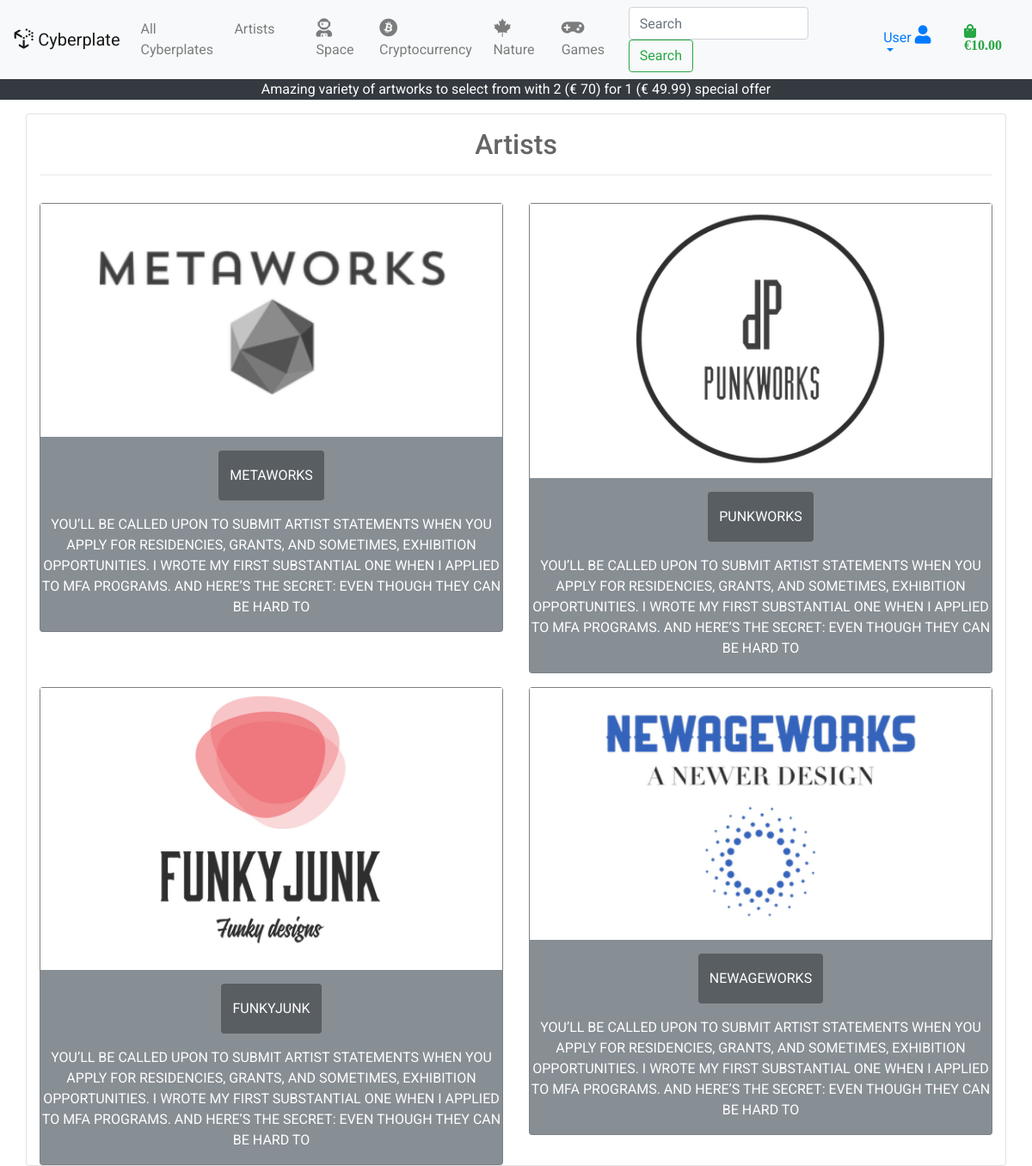
Page /products/artists/ on the committed database.
### products/models.py (models this page shows)
class Artist(models.Model):
    name = models.CharField(max_length=30)
    display_name = models.CharField(max_length=30)
    artist_description = models.TextField(max_length=250,
                                          null=True, blank=True)
    image_url = models.URLField(null=True, blank=True, max_length=1000)
    image = models.ImageField(null=True, blank=True)
    artist_key = models.IntegerField(null=True, blank=True)
    artist_tags = models.TextField(max_length=300,
                                   null=True, blank=True)
    def __str__(self):
        return self.display_name

### products/views.py (the view)
# urls.py: path('artists/', views.artists, name='artists'),
def artists(request):
    all_artists = Artist.objects.all()
    print(f'All artists: {all_artists}')
    context = {
        'all_artists': all_artists,
    }
    return render(request, 'products/artists.html', context)

### shopping_bag/context.py (called while the page is built, shortened)
def bag_contents(request):
    bag_items = []
    total = 0
    product_count = 0
    bag = request.session.get('bag', {})
    if total < settings.FREE_DELIVERY_THRESHOLD:
        delivery = 10
        free_delivery_delta = settings.FREE_DELIVERY_THRESHOLD - total
    else:
        delivery = 0
        free_delivery_delta = 0
    grand_total = delivery + total
    context = {
        'bag_items': bag_items,
        'total': total,
        'product_count': product_count,
        'delivery': delivery,
        'free_delivery_delta': free_delivery_delta,
        'free_delivery_threshold': settings.FREE_DELIVERY_THRESHOLD,
        'grand_total': grand_total,
    }
    return context

### products/templates/products/artists.html (shortened to what this page needs)
{% extends "base.html" %}
{% load static %}
{% block content %}
<div class="container h-100">
  <div class="row h-100">
    <div class="col-12 card">
      <div class="row">
        <div class="col text-black logo-font text-center mt-3">
          <h2>Artists</h2>
          <hr>
        </div>
      </div>
      <div class="row">
        {% for artist in all_artists %}
        <div class="col-lg-6 col-sm-12">
          <div class="card bg-secondary border-3 mt-3 text-white text-uppercase text-center">
            <img src="{{ MEDIA_URL }}{{ artist.image }}" alt="{{ artist.name }}">
            <p class="text-center">
              <a href="{% url 'artist_view' artist.id %}" class="btn bg-dark rounded-3 py-3 text-white mt-3">{{ artist.name }}</a>
            </p>
            <p class="text-center">
              {{ artist.artist_description }}
            </p>
          </div>
        </div>
        {% endfor %}
      </div>
    </div>
  </div>
</div>
{% endblock %}

### static/css/base.css (style rules this page uses)
html { height: 100%; font-family: 'Roboto', sans-serif; }
body { background: url('../../media/ms4background.jpg') no-repeat center center fixed; background-size: cover; height: calc(100vh - 164px); color: #555; font-family: 'Roboto', sans-serif; }
.card { opacity: 0.9 }

### rows in the picture
Artist: image (picture), name "METAWORKS", artist_description "YOU’LL BE CALLED UPON TO SUBMIT ARTIST STATEMENTS WHEN YOU APPLY FOR RESIDENCIES, GRANTS, AND SOMETIMES, EXHIBITION OPPORTUNITIES. I WROTE MY FIRST SUBSTANTIAL ONE WHEN I APPLIED TO MFA PROGRAMS. AND HERE’S THE SECRET: EVEN THOUGH THEY CAN BE HARD TO"
Artist: image (picture), name "PUNKWORKS", artist_description "YOU’LL BE CALLED UPON TO SUBMIT ARTIST STATEMENTS WHEN YOU APPLY FOR RESIDENCIES, GRANTS, AND SOMETIMES, EXHIBITION OPPORTUNITIES. I WROTE MY FIRST SUBSTANTIAL ONE WHEN I APPLIED TO MFA PROGRAMS. AND HERE’S THE SECRET: EVEN THOUGH THEY CAN BE HARD TO"
Artist: image (picture), name "FUNKYJUNK", artist_description "YOU’LL BE CALLED UPON TO SUBMIT ARTIST STATEMENTS WHEN YOU APPLY FOR RESIDENCIES, GRANTS, AND SOMETIMES, EXHIBITION OPPORTUNITIES. I WROTE MY FIRST SUBSTANTIAL ONE WHEN I APPLIED TO MFA PROGRAMS. AND HERE’S THE SECRET: EVEN THOUGH THEY CAN BE HARD TO"
Artist: image (picture), name "NEWAGEWORKS", artist_description "YOU’LL BE CALLED UPON TO SUBMIT ARTIST STATEMENTS WHEN YOU APPLY FOR RESIDENCIES, GRANTS, AND SOMETIMES, EXHIBITION OPPORTUNITIES. I WROTE MY FIRST SUBSTANTIAL ONE WHEN I APPLIED TO MFA PROGRAMS. AND HERE’S THE SECRET: EVEN THOUGH THEY CAN BE HARD TO"

### other values in the picture
{{ grand_total|floatformat:2 }} "10.00"
{{ free_delivery_threshold }} "70"
